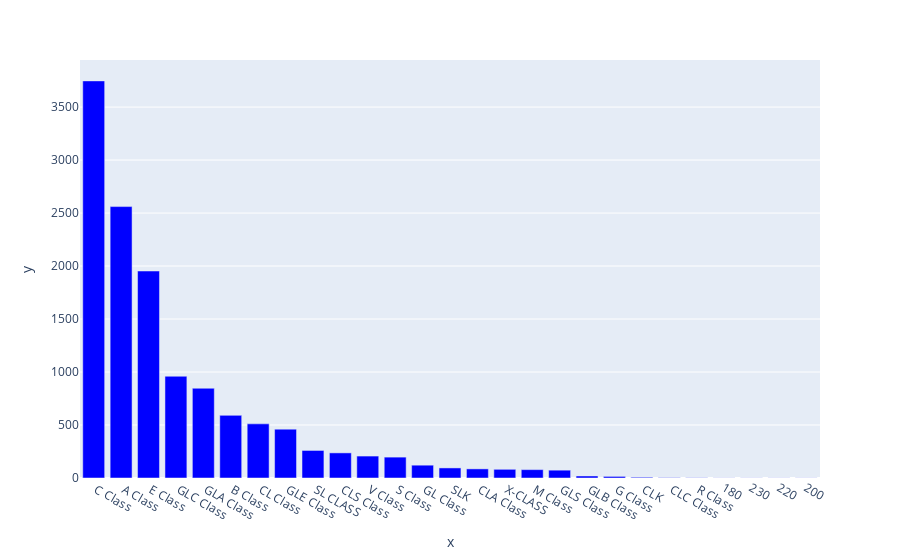

Write notebook code for a chart like this one.
### Code cell
benz_counts = df_benz['model'].value_counts()
fig = px.bar(x=benz_counts.index, y=benz_counts.values,
            color_discrete_sequence=["blue"]
            )
fig.show()

### Figure 1 — Plotly figure (JSON) as saved in the notebook; plotly's stock layout.template omitted (floating-point values rounded to 4 significant figures)
{"data": [{"alignmentgroup": "True", "hovertemplate": "x=%{x}<br>y=%{y}<extra></extra>", "legendgroup": "", "marker": {"color": "blue", "pattern": {"shape": ""}}, "name": "", "offsetgroup": "", "orientation": "v", "showlegend": false, "textposition": "auto", "type": "bar", "x": [" C Class", " A Class", " E Class", " GLC Class", " GLA Class", " B Class", " CL Class", " GLE Class", " SL CLASS", " CLS Class", " V Class", " S Class", " GL Class", " SLK", " CLA Class", " X-CLASS", " M Class", " GLS Class", " GLB Class", " G Class", " CLK", " CLC Class", " R Class", "180", "230", "220", "200"], "xaxis": "x", "y": [3747, 2561, 1953, 960, 847, 591, 511, 461, 260, 237, 207, 197, 121, 95, 86, 82, 79, 74, 19, 15, 7, 3, 2, 1, 1, 1, 1], "yaxis": "y"}], "layout": {"autosize": true, "barmode": "relative", "legend": {"tracegroupgap": 0}, "margin": {"t": 60}, "xaxis": {"anchor": "y", "autorange": true, "domain": [0, 1], "range": [-0.5, 26.5], "title": {"text": "x"}, "type": "category"}, "yaxis": {"anchor": "x", "autorange": true, "domain": [0, 1], "range": [0, 3944.0], "title": {"text": "y"}, "type": "linear"}}}
